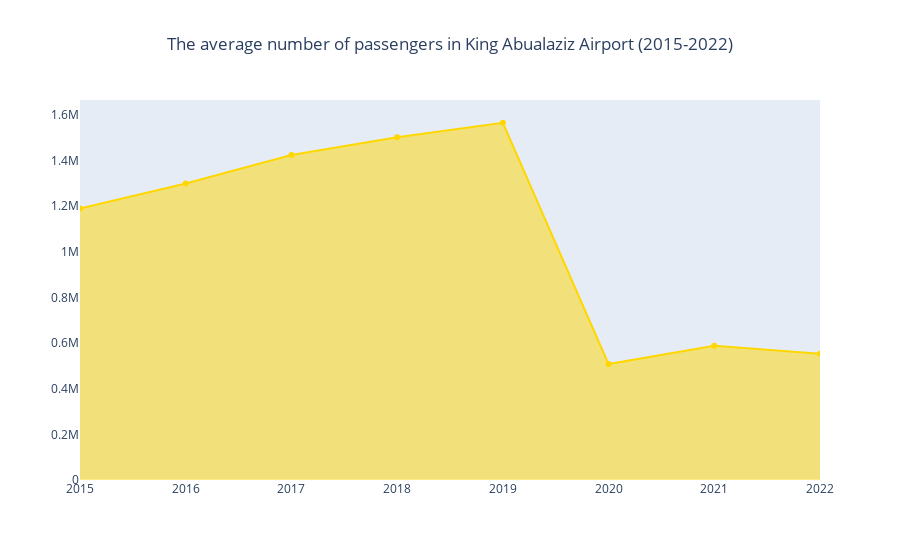

The notebook cell this image was saved under:
### Code cell
# Plot to show the mean number of passengers in Jeddah 
x = jeddah.index
y = jeddah.JED
fig = go.Figure()
fig.add_trace(go.Scatter(x=x, y=y, fill='tozeroy',marker = dict(color = 'gold'))) # fill down to xaxis
# Hide grid lines
fig.update_layout(title_text='The average number of passengers in King Abualaziz Airport (2015-2022)', title_x=0.5)

fig.update_xaxes(showgrid=False)
fig.update_yaxes(showgrid=False)
fig.show()

### Figure 1 — Plotly figure (JSON) as saved in the notebook; plotly's stock layout.template omitted (floating-point values rounded to 4 significant figures)
{"data": [{"fill": "tozeroy", "marker": {"color": "gold"}, "type": "scatter", "x": [2015, 2016, 2017, 2018, 2019, 2020, 2021, 2022], "y": [1189000.0, 1299000.0, 1424000.0, 1502000.0, 1565000.0, 507800.0, 588200.0, 553400.0]}], "layout": {"title": {"text": "The average number of passengers in King Abualaziz Airport (2015-2022)", "x": 0.5}, "xaxis": {"showgrid": false}, "yaxis": {"showgrid": false}}}
